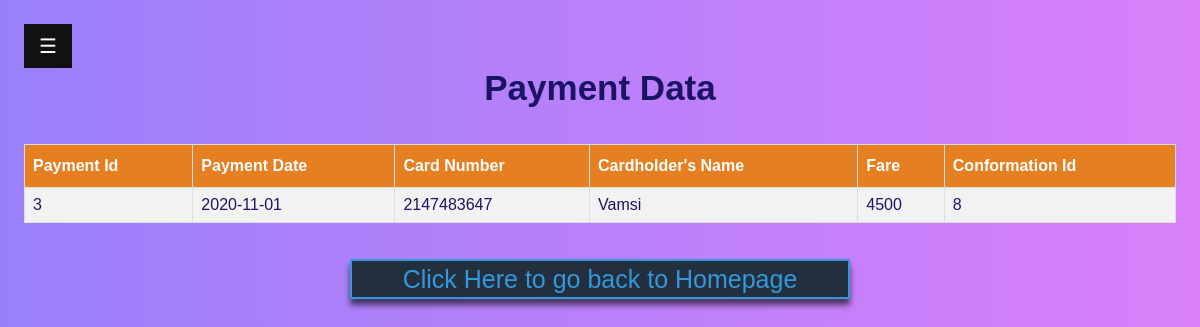
Screenshot of /viewpaymentdata.php?payid=3 with the database file from the repository.
### tables this page shows
CREATE TABLE `payment` (
  `payment_id` int(100) NOT NULL,
  `chn` varchar(100) NOT NULL,
  `p_date` date NOT NULL,
  `fare` int(11) NOT NULL,
  `chnum` varchar(100) NOT NULL,
  `c_id` int(100) DEFAULT NULL
);

### viewpaymentdata.php (the view, shortened to what this page needs)
<?php
	require 'dbconfig/config.php';
?>
<!DOCTYPE html>
<html>
<head>
<link rel="stylesheet" type="text/css" href="css/v6.css">
<link rel="stylesheet" type="text/css" href="css/v9.css">
</head>
<body style="background-image:linear-gradient(to right,  #9980FA,#D980FA);">
	<div id="main">
	<button class="openbtn" onclick="openNav()">☰ </button>
	<center><font style="font-size:35px;font-weight:bold;">Payment Data</font></center>
<br><br>
<table id="customers">
  <tr>
    <th>Payment Id</th>
	<th>Payment Date</th>
    <th>Card Number</th>
	<th>Cardholder's Name</th>
	<th>Fare</th>
    <th>Conformation Id</th>
  </tr>
<?php
		$payid=$_GET['payid'];
		$query="SELECT * FROM payment where payment_id=$payid";
				$query_run=mysqli_query($con,$query);
	if(mysqli_num_rows($query_run)>0)
	{
		while($row=mysqli_fetch_array($query_run))
		{
?>
			<tr>
			<td><?php echo $row['payment_id']?><td><?php echo $row['p_date']?></td><td><?php echo $row['chnum']?></td><td><?php echo $row['chn']?></td><td><?php echo $row['fare']?></td><td><?php echo $row['c_id']?></td>
			</tr>
<?php
		}
	}
?>
</table><br><br><center>
<a href="ahomepage.php"><input type="button" class="hello" value="Click Here to go back to Homepage"/></a></center>
</div>
</body>
</html>

### css/v6.css (style rules this page uses)
body { font-size:16px; font-family:sans-sheriff; color:#1B1464; }
.hello { border: 2px solid #3498db; background-color: #222f3e; height: 40px; width: 150px; color: #3498db; font-size:25px; box-shadow: 0 6px 6px rgba(0, 0, 0, 0.6); cursor:pointer; }

### css/v9.css (style rules this page uses)
body { font-size:16px; font-family:sans-sheriff; color:#1B1464; }
.hello { border: 2px solid #3498db; background-color: #222f3e; height: 40px; width: 150px; color: #3498db; font-size:25px; box-shadow: 0 6px 6px rgba(0, 0, 0, 0.6); cursor:pointer; }
#main { transition: margin-left .5s; padding: 16px; }
.openbtn { font-size: 20px; cursor: pointer; background-color: #111; color: white; padding: 10px 15px; border: none; }

### viewpaymentdata.php (style rules this page uses)
body { font-family: "Trebuchet MS", Arial, Helvetica, sans-serif; }
#customers { font-family: "Trebuchet MS", Arial, Helvetica, sans-serif; border-collapse: collapse; width: 100%; }
#customers td, #customers th { border: 1px solid #ddd; padding: 8px; }
#customers tr:nth-child(even) { background-color: #f2f2f2; }
#customers tr:nth-child(odd) { background-color: white; }
#customers th { padding-top: 12px; padding-bottom: 12px; text-align: left; background-color: #e67e22; color: white; }
.hello { border: 2px solid #3498db; background-color: #222f3e; height: 40px; width: 500px; color: #3498db; font-size:25px; box-shadow: 0 6px 6px rgba(0, 0, 0, 0.6); cursor:pointer; }

### rows the page displays
payment: payment_id "3", p_date "2020-11-01", chnum "2147483647", chn "Vamsi", fare "4500", c "8"
